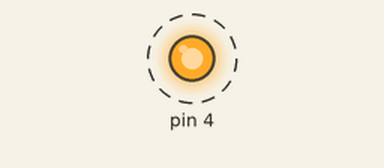
Recording of a sketch running on a simulated Arduino Uno, built with avr-gcc and run on an emulated ATmega328P. Shown: output pins drawn as LEDs (lit = HIGH). Dashed ring = blinking.

Above: at 1.4 s.
Timing chart, 0 to 4.3 s (numbered marks = the images above):
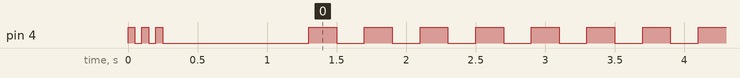

The sketch:

Beeper.ino
```cpp
void setup()  {
  // declare pin 9 to be an output:
  pinMode(4, OUTPUT);
  beep(50);
  beep(50);
  beep(50);
  delay(1000);
}

void loop()  {
  beep(200);
}

void beep(unsigned char delayms){
  digitalWrite(4, 20);      // Almost any value can be used except 0 and 255
                           // experiment to get the best tone
  delay(delayms);          // wait for a delayms ms
  digitalWrite(4, 0);       // 0 turns it off
  delay(delayms);          // wait for a delayms ms
}
```

Measured:
- by itself, pin 4: moves between LOW and HIGH, repeating every 26.0 s
